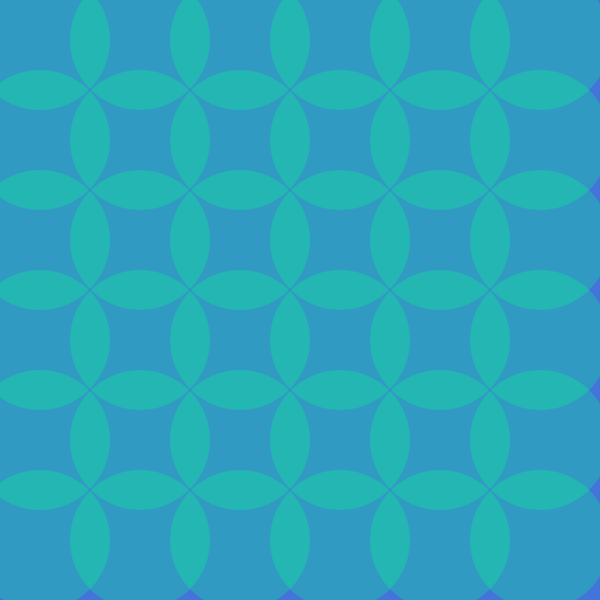
Frame 1 (no input)
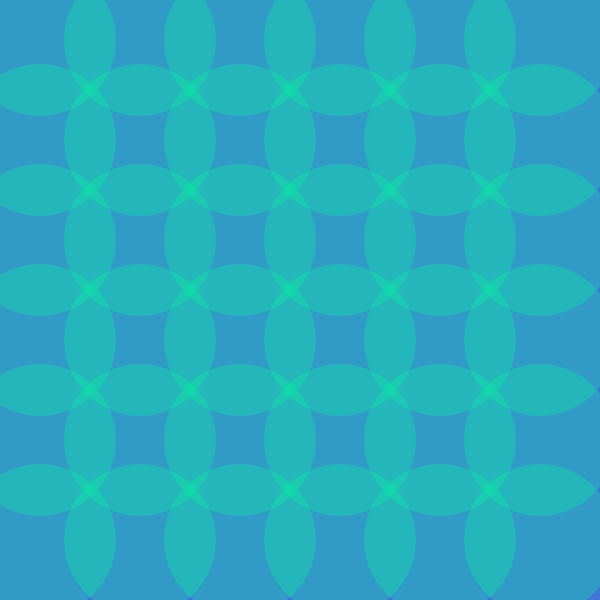
Frame 2 (the mouse pressed at the canvas centre, redrawn once)

The Processing sketch that drew these frames (run headless with seeded random() and noise(); the mouse was pressed at the canvas centre and the sketch redrawn once):

// Processing sketch: processing_143450
// ── processing_143450.pde

// SOS iDesign   
// KU DYNAMIC MEDIA   
//Park Hyebin 
//201420081

float cX=140;   
float direction=4; 

void setup()  
{    
  size(600, 600);   
  background(0);
 noLoop(); 
}   
void draw()  
{   

  background(#4374D9);   
  stroke(0, #B2EBF4);   

  fill(0, 600, cX, 70);     

  for (int i=40; i<width; i+=100) {   
    for (int j=40; j<height; j+=100) {   
      strokeWeight(random(4));   
      ellipse(i, j, cX, cX); 
    } 
  }      

  cX = cX + (3 * direction);      
  if ((cX<0)||(cX>350)) {   
    direction*=-50; 
  }   


} 
